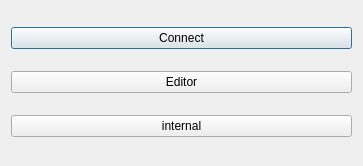
<?xml version="1.0" encoding="UTF-8"?>
<ui version="4.0">
 <class>Dialog</class>
 <widget class="QDialog" name="Dialog">
  <property name="geometry">
   <rect>
    <x>0</x>
    <y>0</y>
    <width>363</width>
    <height>166</height>
   </rect>
  </property>
  <property name="windowTitle">
   <string>Dialog</string>
  </property>
  <layout class="QVBoxLayout" name="verticalLayout">
   <item>
    <widget class="QPushButton" name="btnConnect">
     <property name="text">
      <string>Connect</string>
     </property>
    </widget>
   </item>
   <item>
    <widget class="QPushButton" name="btnEditor">
     <property name="text">
      <string>Editor</string>
     </property>
    </widget>
   </item>
   <item>
    <widget class="QPushButton" name="btnInternal">
     <property name="text">
      <string>internal</string>
     </property>
    </widget>
   </item>
  </layout>
 </widget>
 <resources/>
 <connections>
  <connection>
   <sender>btnInternal</sender>
   <signal>clicked()</signal>
   <receiver>Dialog</receiver>
   <slot>accept()</slot>
   <hints>
    <hint type="sourcelabel">
     <x>115</x>
     <y>136</y>
    </hint>
    <hint type="destinationlabel">
     <x>234</x>
     <y>101</y>
    </hint>
   </hints>
  </connection>
 </connections>
</ui>
